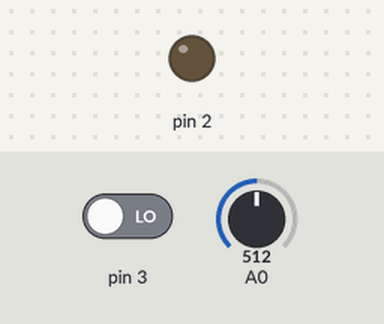
This sketch was run on a simulated Arduino Uno, built with avr-gcc and run on an emulated ATmega328P. Parts: output pins drawn as LEDs (lit = HIGH). The inputs (shaded band) are chosen by the test bench; at power-on: A0 = 512, pin 3 LOW.

Above: at 1.2 s.
1.3 s: A0 set to 315
2.8 s: A0 set to 289
At 3.6 s:
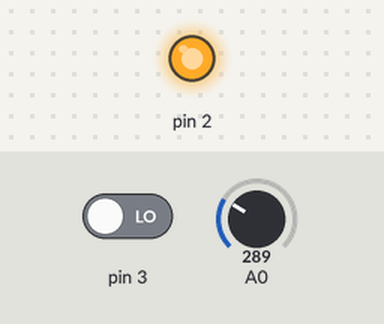
5.8 s: A0 set to 306
At 7.0 s:
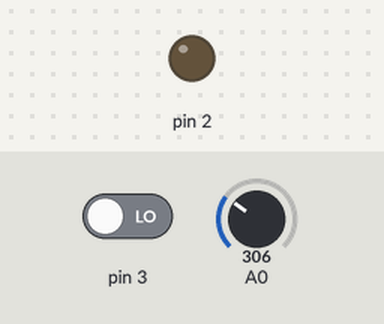
7.3 s: A0 set to 290
At 8.1 s:
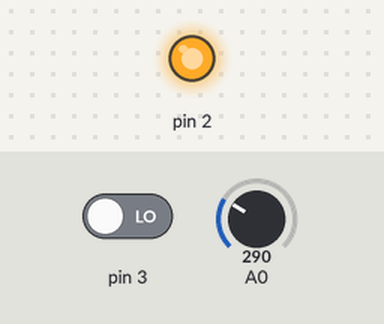
Timing chart, 0 to 10.3 s (numbered marks = the images above; inputs shaded):
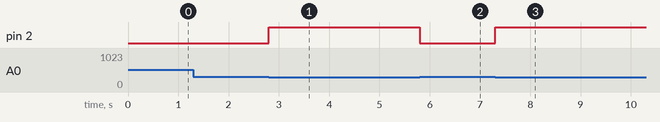

The sketch:

sketch_apr07a.ino
```cpp
void setup()
{
  // put your setup code here, to run once:
  pinMode(2, OUTPUT);
  pinMode(3, INPUT);
  pinMode(A0, INPUT);
}

void loop()
{
  if (digitalRead(3) == 1 || analogRead(A0) < 300)
  {
    digitalWrite(2, HIGH);
    delay(1000);
    digitalWrite(2, LOW);
  }
}
```

Measured:
- the behaviour switches between 300 and 299 on A0 (found by bisection; images 0 and 1)
- after the input at 1.3 s, every drawn part: stays the same
- after the input at 2.8 s, pin 2: LOW → HIGH at once
- after the input at 5.8 s, pin 2: HIGH → LOW at once
- after the input at 7.3 s, pin 2: LOW → HIGH at once
